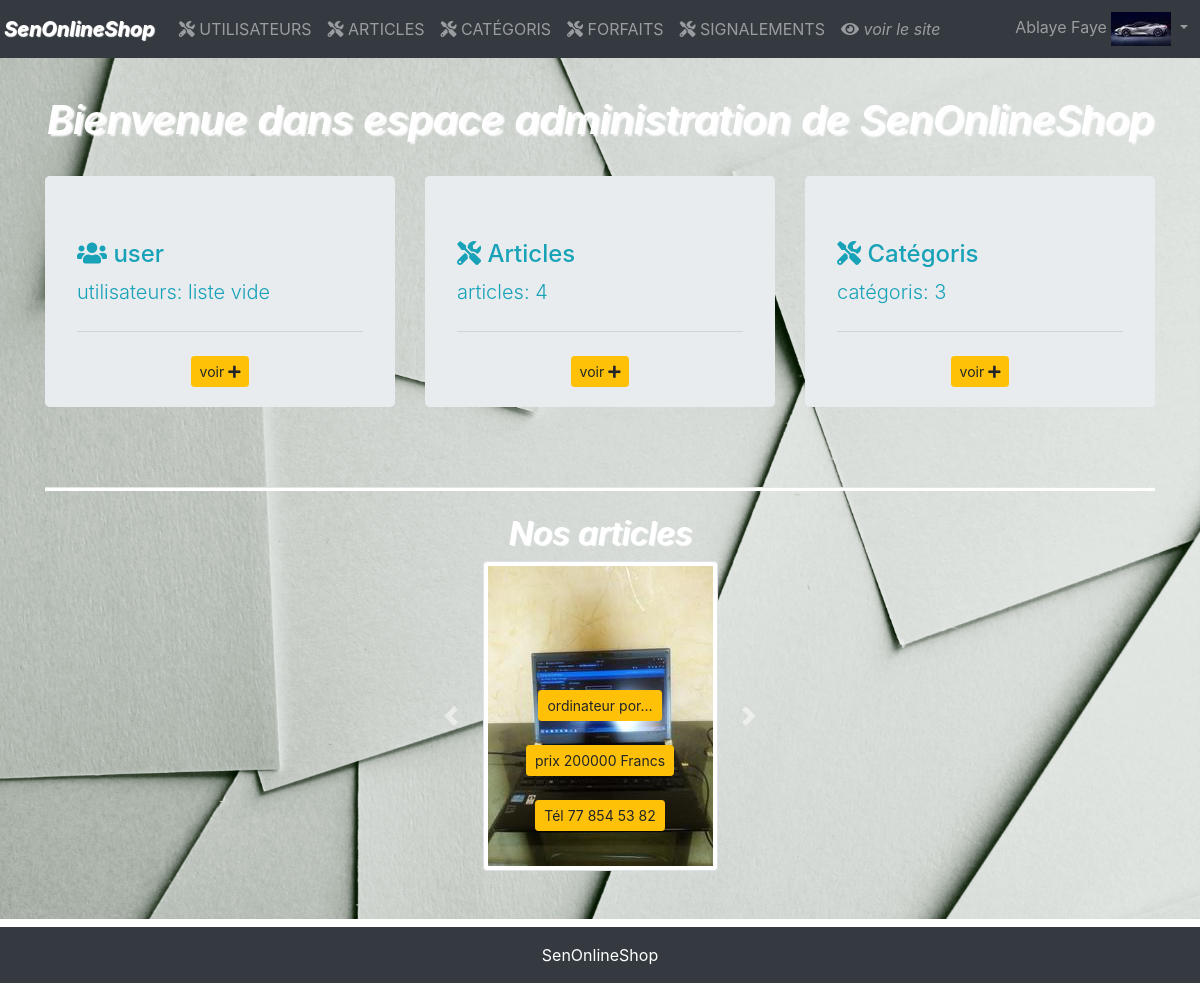
Page /administration/homeAdmin/ (signed in) on the earlier database version.
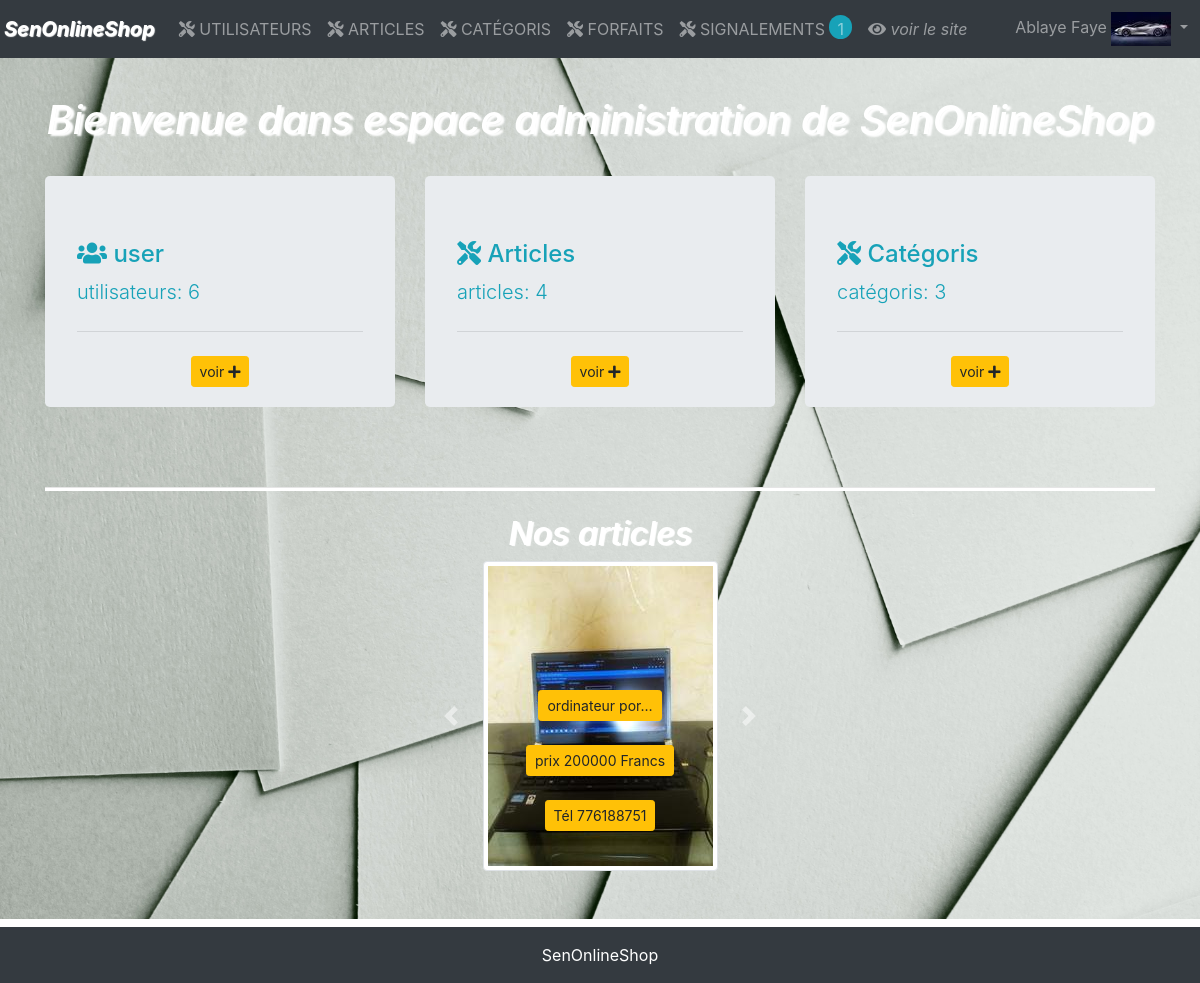
Same page on the later database version.
### database/models.py (models this page shows, shortened)
class Article(models.Model):
    name = models.CharField(max_length=255) # nom de l'article
    price = models.PositiveBigIntegerField() # prix de l'article
    old_price = models.PositiveBigIntegerField(null=True, blank=True) # prix de l'article evant
    number_of_exemplaire = models.PositiveIntegerField() # nombre d'exemplaire
    description = models.TextField(null=True,blank=True) # description
    user = models.ForeignKey(User, on_delete=models.CASCADE) # utilisateur créateur
    category = models.ForeignKey(Category, on_delete=models.CASCADE) # catégori de l'article
    image = ResizedImageField(size=[500, 300], upload_to='images')
    signal = models.BooleanField(default=False)
    created_at = models.DateField(auto_now=True)
    updated_at = models.DateField(auto_now_add=True)

class User(models.Model):
    firstname = models.CharField(max_length=255) # prenom
    lastname = models.CharField(max_length=255) # nom
    address = models.CharField(max_length=255) # adresse
    tel = models.CharField(max_length=255) # téléphone
    email = models.CharField(max_length=255, unique=True) # mail
    password = models.CharField(max_length=255, default='password') # mot de passe
    role = models.BooleanField(default=False) # role: True => admin ou False => simple utilisateur
    image = ResizedImageField(size=[60, 50], upload_to='profils')
    trash = models.BooleanField(default=False)

### administration/views.py (the view)
# urls.py: path('homeAdmin/', views.homeAdmin, name='homeAdmin'), # accueil administrateur
def homeAdmin(request):
    if 'email' and 'role' in request.session and request.session['role'] == True:
        admin = User.objects.get(email=request.session['email'])
        signalements = Article.objects.filter(signal=True)
        users = User.objects.filter(role=False)
        articles = Article.objects.all()
        categories = Category.objects.all()
        context = {
            'admin': admin,
            'signalements': signalements,
            'users': users,
            'articles': articles,
            'categories': categories
        }
        return render(request,'administration/homeAdmin.html', context)
    return redirect('welcome')

### administration/templates/administration/homeAdmin.html (shortened to what this page needs)
{% extends 'administration.html' %}
{% block container %}
<div class="container-fluid bg_admin mt-5 pb-5">
    <div class="container">
        <h2 class="pt-5 pb-4 text-center font-italic text-white" style="font-size: 2.5em;text-shadow: 3px 2px 2px #fff;">Bienvenue dans espace administration de SenOnlineShop</h2>
        <div class="row text-info">
            <div class="col-sm-4">
                <div class="jumbotron pb-1">
                    <h4><i class="fa fa-users"></i> user</h4>
                    <p class="lead">utilisateurs:
                    {% if users %}
                    {{users|length}}
                    {% else %}
                    liste vide
                    {% endif %}
                    <hr class="my-4">
                    <p class="text-center">
                        <a href="{% url 'users' %}" class="btn btn-warning btn-sm">voir <i class="fa fa-plus"></i></a>
                    </p>
                </div>
            </div>
            <div class="col-sm-4">
                <div class="jumbotron pb-1">
                    <h4><i class="fa fa-tools"></i> Articles</h4>
                    <p class="lead">articles:
                    {% if articles %}
                        {{articles|length}}
                    {% endif %}
                        </p>
                    <hr class="my-4">
                    <p class="text-center">
                        <a href="" class="btn btn-warning btn-sm">voir <i class="fa fa-plus"></i></a>
                    </p>
                </div>
            </div>
            <div class="col-sm-4">
                <div class="jumbotron pb-1">
                    <h4><i class="fa fa-tools"></i> Catégoris</h4>
                    <p class="lead">catégoris:
                    {% if categories %}
                        {{categories|length}}
                    {% else %}
                    liste vide
                    {% endif %}
                        </p>
                    <hr class="my-4">
                    <p class="text-center">
                        <a href="" class="btn btn-warning btn-sm">voir <i class="fa fa-plus"></i></a>
                    </p>
                </div>
            </div>
        </div>
    </div>
    <div class="container text-center">
        <hr class="bg-white mt-5" style="height: 0.2em;">
        <h2 class="font-italic text-white text-center pt-2" style="text-shadow: 2px 1px 1px #fff;">Nos articles</h2>
        <div class="row">
            <div class="col-sm-4 offset-sm-4">
                <div id="demo" class="carousel slide" data-ride="carousel">
                    <div class="carousel-inner">
                        {% if articles %}
                        {% for article in articles %}
                        {% if forloop.counter == 1 %}
                        <div class="carousel-item active">
                            <div class="carousel-caption">
                                <div class="text-center">
                                    <button class="btn btn-sm btn-warning">{{article.name | truncatechars:15}}</button>
                                    <br>
                                    <br>
                                    <button class="btn btn-sm btn-warning">prix {{article.price}} Francs</button>
                                    <br>
                                    <br>
                                    <button class="btn btn-sm btn-warning">Tél {{article.user.tel}}</button>
                                </div>
                            </div>
                        </div>
                        {% endif %}
                        {% endfor %}
                        {% endif %}
                    </div>
                    <a class="carousel-control-prev" href="#demo" data-slide="prev">
                        <span class="carousel-control-prev-icon"></span>
                    </a>
                    <a class="carousel-control-next" href="#demo" data-slide="next">
                        <span class="carousel-control-next-icon"></span>
                    </a>
                </div>
            </div>
        </div>
    </div>
</div>
{% endblock container %}

### templates/administration.html (shortened to what this page needs)
<html lang="en">
{% load static %}
<head>
    <link rel="stylesheet" href="{% static 'css/bootstrap.css' %}">
    <link rel="stylesheet" href="https://pro.fontawesome.com/releases/v5.10.0/css/all.css"/>
</head>
<body>
    <nav class="navbar navbar-expand-lg fixed-top navbar-dark p-1 bg-dark">
        <a class="navbar-brand font-italic" href="{% url 'homeAdmin' %}" style="text-shadow: 1px 1px 1px white;"><strong>SenOnlineShop</strong></a>
        <div class="collapse navbar-collapse" id="navbarSupportedContent">
            <ul class="navbar-nav mr-auto text-uppercase">
                <li class="nav-item">
                    <a class="nav-link
                    " href="{% url 'users' %}"> <i class="fa fa-tools"></i> utilisateurs</a>
                </li>
                <li class="nav-item">
                    <a class="nav-link
                    " href="{% url 'articles' %}"><i class="fa fa-tools"></i> articles</a>
                </li>
                <li class="nav-item">
                    <a class="nav-link" href=""> <i class="fa fa-tools"></i> catégoris</a>
                </li>
                <li class="nav-item">
                    <a class="nav-link" href=""><i class="fa fa-tools"></i> forfaits</a>
                </li>
                <li class="nav-item">
                    <a class="nav-link" href=""><i class="fa fa-tools"></i> signalements
                    {% if signalements %}
                        <span class="bage pl-2 pr-2 pt-1 text-lowercase bg-info" style="border-radius: 2em;">{{signalements|length}}</span>
                    {% endif %}
                    </a>
                </li>
                <li class="nav-item text-lowercase font-italic">
                    <a class="nav-link" href="{% url 'welcome' %}"><i class="fa fa-eye"></i> voir le site</a>
                </li>
            </ul>
            <ul class="navbar-nav ml-auto">
                <li class="nav-item dropdown">
                    <a class="nav-link dropdown-toggle" href="#" id="navbarDropdown" role="button"
                        data-toggle="dropdown" aria-haspopup="true" aria-expanded="false">
                        {{admin.firstname}} {{admin.lastname}}
                        <img src="{{admin.image.url}}" class="img-fluid" alt="" srcset="">
                    </a>
                </li>
            </ul>
        </div>
    </nav>
    {% block container %}
    {% endblock container %}
    <footer class="p-3 bg-dark text-white mt-2 text-center">
        SenOnlineShop
    </footer>
</body>
</html>

Differences in the rows shown:
changed Article "ordinateur por…": user.tel "77 854 53 82" → "776188751"
Other differences:
{{ signalements|length }}: (not shown) → "1"
{{ users|length }}: (not shown) → "6"
text no longer shown: "liste vide"
